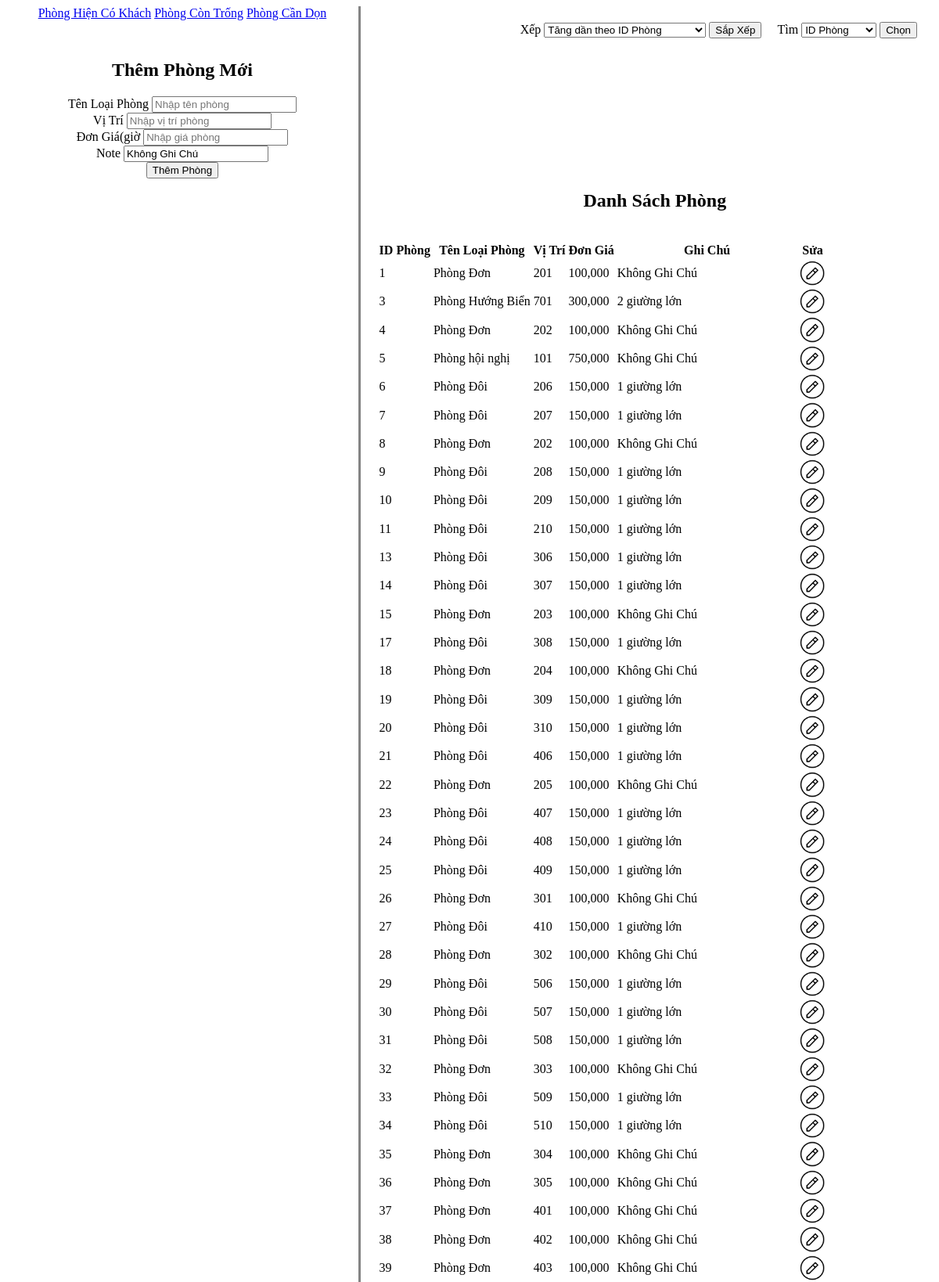
The app's page /QuanLyPhong/QuanLyPhong.php (upper part) with its own data.
### tables this page shows
CREATE TABLE `phong` (
  `MaLP` int(11) NOT NULL,
  `TenLoaiPhong` varchar(50) NOT NULL,
  `ViTri` text DEFAULT NULL,
  `DonGia` int(50) NOT NULL,
  `Note` text DEFAULT NULL
);

### QuanLyPhong/QuanLyPhong.php (the view, shortened to what this page needs)
<div class="left">
    <div class="tren">
        <a class="button button2" href="index.php?url=QuanLyPhong/PhongCheckin.php">Phòng Hiện Có Khách</a>
        <a class="button button2" href="index.php?url=QuanLyPhong/DSPhongTrong.php">Phòng Còn Trống</a>
        <a class="button button2" href="index.php?url=QuanLyPhong/PhongCanDon.php">Phòng Cần Dọn</a>
    </div>
    <div class="them">
        <?php
        include("ThemPhong.php");
        ?>
    </div>
</div>
<div class="right">
<div class="thanhtrangthai">
<?php
    include("ChucNangPhong/ChucNangSQLPhong.php");
?>
</div>
    <div class="noidung">
<table class="tableHT">
<h2>Danh Sách Phòng <?php echo $thongbao ?></h2><br>
        <tr>
            <th>ID Phòng</th>
            <th>Tên Loại Phòng</th>
            <th>Vị Trí</th>
            <th>Đơn Giá</th>
            <th>Ghi Chú</th>
            <th>Sửa</th>
        </tr>
    <?php
        $thucthi = mysqli_query($ketnoisql,$sql);
        while(($dulieu = mysqli_fetch_array($thucthi))){
            echo"<tr>";
            echo"<td>";
            echo $dulieu[0];
            echo "</td>";
            echo"<td>";
            echo $dulieu[1];
            echo "</td>";
            echo"<td>";
            echo $dulieu[2];
            echo "</td>";
            echo"<td>";
            echo number_format($dulieu[3]);
            echo "</td>";
            echo"<td>";
            echo $dulieu[4];
            echo "</td>";
            echo"<td>";
            echo "<a href='index.php?url=QuanLyPhong/SuaPhong.php&maLP=$dulieu[0]'><img src='image/edit.png' width='32px'/></a></a>";
            echo "</td>";
           echo "</tr>";
        }
    ?>
    </table>
</div>
</div>

### QuanLyPhong/QuanLyPhong.php (style rules this page uses)
.right { width: 60%; height: 100%; float: right; text-align: center; overflow: auto; }
.left { width: 38%; height: 100%; float: left; text-align: center; border-right: 3px solid #848484; }
.tren { width: 100%; }
.them { padding: 30px; }
.thanhtrangthai { float: top; height: 10%; }
.noidung { margin: 30px auto; }

### records on screen
phong: MaLP "1", TenLoaiPhong "Phòng Đơn", ViTri "201", DonGia "100,000", Note "Không Ghi Chú"
phong: MaLP "3", TenLoaiPhong "Phòng Hướng Biển", ViTri "701", DonGia "300,000", Note "2 giường lớn"
phong: MaLP "4", TenLoaiPhong "Phòng Đơn", ViTri "202", DonGia "100,000", Note "Không Ghi Chú"
phong: MaLP "5", TenLoaiPhong "Phòng hội nghị", ViTri "101", DonGia "750,000", Note "Không Ghi Chú"
phong: MaLP "6", TenLoaiPhong "Phòng Đôi", ViTri "206", DonGia "150,000", Note "1 giường lớn"
phong: MaLP "7", TenLoaiPhong "Phòng Đôi", ViTri "207", DonGia "150,000", Note "1 giường lớn"
phong: MaLP "8", TenLoaiPhong "Phòng Đơn", ViTri "202", DonGia "100,000", Note "Không Ghi Chú"
phong: MaLP "9", TenLoaiPhong "Phòng Đôi", ViTri "208", DonGia "150,000", Note "1 giường lớn"
phong: MaLP "10", TenLoaiPhong "Phòng Đôi", ViTri "209", DonGia "150,000", Note "1 giường lớn"
phong: MaLP "11", TenLoaiPhong "Phòng Đôi", ViTri "210", DonGia "150,000", Note "1 giường lớn"
phong: MaLP "13", TenLoaiPhong "Phòng Đôi", ViTri "306", DonGia "150,000", Note "1 giường lớn"
phong: MaLP "14", TenLoaiPhong "Phòng Đôi", ViTri "307", DonGia "150,000", Note "1 giường lớn"
phong: MaLP "15", TenLoaiPhong "Phòng Đơn", ViTri "203", DonGia "100,000", Note "Không Ghi Chú"
phong: MaLP "17", TenLoaiPhong "Phòng Đôi", ViTri "308", DonGia "150,000", Note "1 giường lớn"
phong: MaLP "18", TenLoaiPhong "Phòng Đơn", ViTri "204", DonGia "100,000", Note "Không Ghi Chú"
phong: MaLP "19", TenLoaiPhong "Phòng Đôi", ViTri "309", DonGia "150,000", Note "1 giường lớn"
phong: MaLP "20", TenLoaiPhong "Phòng Đôi", ViTri "310", DonGia "150,000", Note "1 giường lớn"
phong: MaLP "21", TenLoaiPhong "Phòng Đôi", ViTri "406", DonGia "150,000", Note "1 giường lớn"
phong: MaLP "22", TenLoaiPhong "Phòng Đơn", ViTri "205", DonGia "100,000", Note "Không Ghi Chú"
phong: MaLP "23", TenLoaiPhong "Phòng Đôi", ViTri "407", DonGia "150,000", Note "1 giường lớn"
phong: MaLP "24", TenLoaiPhong "Phòng Đôi", ViTri "408", DonGia "150,000", Note "1 giường lớn"
phong: MaLP "25", TenLoaiPhong "Phòng Đôi", ViTri "409", DonGia "150,000", Note "1 giường lớn"
phong: MaLP "26", TenLoaiPhong "Phòng Đơn", ViTri "301", DonGia "100,000", Note "Không Ghi Chú"
phong: MaLP "27", TenLoaiPhong "Phòng Đôi", ViTri "410", DonGia "150,000", Note "1 giường lớn"
phong: MaLP "28", TenLoaiPhong "Phòng Đơn", ViTri "302", DonGia "100,000", Note "Không Ghi Chú"
phong: MaLP "29", TenLoaiPhong "Phòng Đôi", ViTri "506", DonGia "150,000", Note "1 giường lớn"
phong: MaLP "30", TenLoaiPhong "Phòng Đôi", ViTri "507", DonGia "150,000", Note "1 giường lớn"
phong: MaLP "31", TenLoaiPhong "Phòng Đôi", ViTri "508", DonGia "150,000", Note "1 giường lớn"
phong: MaLP "32", TenLoaiPhong "Phòng Đơn", ViTri "303", DonGia "100,000", Note "Không Ghi Chú"
phong: MaLP "33", TenLoaiPhong "Phòng Đôi", ViTri "509", DonGia "150,000", Note "1 giường lớn"
phong: MaLP "34", TenLoaiPhong "Phòng Đôi", ViTri "510", DonGia "150,000", Note "1 giường lớn"
phong: MaLP "35", TenLoaiPhong "Phòng Đơn", ViTri "304", DonGia "100,000", Note "Không Ghi Chú"
phong: MaLP "36", TenLoaiPhong "Phòng Đơn", ViTri "305", DonGia "100,000", Note "Không Ghi Chú"
phong: MaLP "37", TenLoaiPhong "Phòng Đơn", ViTri "401", DonGia "100,000", Note "Không Ghi Chú"
phong: MaLP "38", TenLoaiPhong "Phòng Đơn", ViTri "402", DonGia "100,000", Note "Không Ghi Chú"
phong: MaLP "39", TenLoaiPhong "Phòng Đơn", ViTri "403", DonGia "100,000", Note "Không Ghi Chú"
